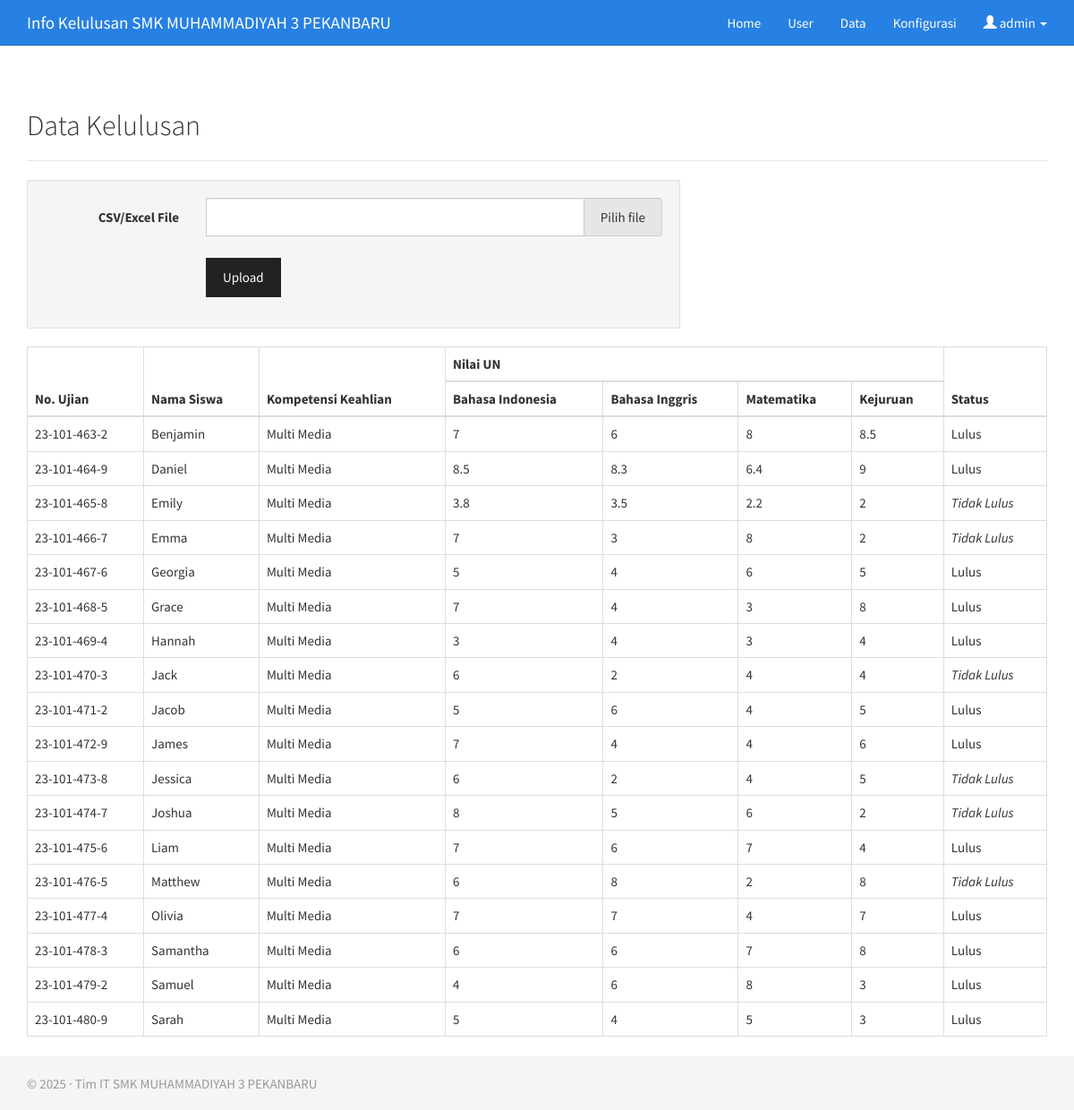
Screenshot of /admin/data.php (signed in) with the database file from the repository.
### tables this page shows
CREATE TABLE `un_konfigurasi` (
  `id` int(11) NOT NULL,
  `sekolah` varchar(255) NOT NULL,
  `tahun` year(4) NOT NULL,
  `tgl_pengumuman` datetime NOT NULL
);

CREATE TABLE `un_siswa` (
  `no_ujian` varchar(12) NOT NULL,
  `nama` varchar(50) NOT NULL,
  `komli` varchar(50) NOT NULL,
  `n_bin` double NOT NULL,
  `n_mat` double NOT NULL,
  `n_big` double NOT NULL,
  `n_kejuruan` double NOT NULL,
  `status` tinyint(4) NOT NULL
);

### admin/data.php (the view, shortened to what this page needs)
<?php
if(isset($_SESSION['logged']) && !empty($_SESSION['logged'])){
include "../database.php";
include '_header.php';
?>
<div class="container">
	<h2>Data Kelulusan</h2><hr>
	<div class="row col-sm-8">
		<form class="form-horizontal well" method="post" action="data_upload.php" enctype="multipart/form-data">
			<div class="form-group">
				<label for="importCsv" class="col-sm-3 control-label">CSV/Excel File</label>
				<div class="col-sm-9">
					<div class="fileinput fileinput-new input-group" data-provides="fileinput">
						<div class="form-control" data-trigger="fileinput">
						</div>
						<span class="input-group-addon btn btn-default btn-file">
							<span class="fileinput-new">Pilih file</span>
						</span>
					</div>
				</div>
			</div>
			<div class="form-group">
				<div class="col-sm-offset-3 col-sm-9">
					<button type="submit" name="submit" class="btn btn-default">Upload</button>
				</div>
			</div>
		</form>
	</div>
</div>
<div class="row">
	<div class="container">
		<table class="table table-bordered">
			<thead>
				<tr>
					<th rowspan="2">No. Ujian</th>
					<th rowspan="2">Nama Siswa</th>
					<th rowspan="2">Kompetensi Keahlian</th>
					<th colspan="4">Nilai UN</th>
					<th rowspan="2">Status</th>
				</tr>
				<tr>
					<th>Bahasa Indonesia</th>
					<th>Bahasa Inggris</th>
					<th>Matematika</th>
					<th>Kejuruan</th>
				</tr>
			</thead>
			<tbody>
			<?php
			$qsiswa = mysqli_query($db_conn,"SELECT * FROM un_siswa");
			if(mysqli_num_rows($qsiswa) > 0){
				while($data = mysqli_fetch_array($qsiswa)){
					echo '<tr>';
					echo '<td>'.$data['no_ujian'].'</td>';
					echo '<td>'.$data['nama'].'</td>';
					echo '<td>'.$data['komli'].'</td>';
					echo '<td>'.$data['n_bin'].'</td>';
					echo '<td>'.$data['n_big'].'</td>';
					echo '<td>'.$data['n_mat'].'</td>';
					echo '<td>'.$data['n_kejuruan'].'</td>';
					echo '<td>';
					echo ($data['status']==1) ? 'Lulus' : '<em>Tidak Lulus</em>';
					echo '</td>';
					echo '</tr>';
				}
			} else {
				echo '<tr><td colspan="8"><em>Belum ada data! Segera lakukan upload data.</em></td></tr>';
			}
			?>
			</tbody>
		</table>
	</div>
</div>
<?php
include '_footer.php';
} else {
	header('Location: ./login.php');
}
?>

### admin/_header.php (shortened to what this page needs)
<?php
if(isset($_SESSION['logged']) && !empty($_SESSION['logged'])){
	$que = mysqli_query($db_conn, "SELECT * FROM un_konfigurasi");
	$hsl = mysqli_fetch_array($que);
?>
<!DOCTYPE html>
<html>
<head>
    <link href="../css/bootstrap.min.css" rel="stylesheet">
    <link href="../css/jasny-bootstrap.min.css" rel="stylesheet">
</head>
<body>
    <nav class="navbar navbar-inverse navbar-static-top">
        <div class="container">
            <div class="navbar-header">
              <a class="navbar-brand" href="./">Info Kelulusan <?=$hsl['sekolah'] ?></a>
            </div>
            <div id="navbar" class="collapse navbar-collapse">
				<ul class="nav navbar-nav navbar-right">
					<li><a href="./">Home</a></li>
					<li><a href="user.php">User</a></li>
					<li><a href="data.php">Data</a></li>
					<li><a href="konfigurasi.php">Konfigurasi</a></li>
					<li class="dropdown">
							<a href="#" class="dropdown-toggle" data-toggle="dropdown" role="button" aria-expanded="true">
									<span class="glyphicon glyphicon-user" aria-hidden="true"></span> <?php echo $_SESSION['username']; ?> <span class="caret"></span>
							</a>
					</li>
				</ul>
		</div>
        </div>
    </nav>
<?php
} else {
	header('Location: ./login.php');
}
?>

### admin/_footer.php
<?php
if(isset($_SESSION['logged']) && !empty($_SESSION['logged'])){
?>
	<footer class="footer">
		<div class="container">
		<p class="text-muted">&copy; <?=$hsl['tahun'] ?> &middot; Tim IT <?=$hsl['sekolah'] ?></p>
		</div>
	</footer>
</body>
</html>
<?php
} else {
	header('Location: ./login.php');
}
?>

### admin/_header.php (style rules this page uses)
html { position: relative; min-height: 100%; }
body { margin-bottom: 60px; }
.footer { position: absolute; bottom: 0; width: 100%; height: 60px; background-color: #f5f5f5; }
body > .container { padding: 30px 15px 0; }
.container .text-muted { margin: 20px 0; }
.footer > .container { padding-right: 15px; padding-left: 15px; }

### rows the page displays
un_konfigurasi: sekolah "SMK MUHAMMADIYAH 3 PEKANBARU", tahun "2025"
un_siswa: no_ujian "23-101-463-2", nama "Benjamin", komli "Multi Media", n_bin "7", n_big "6", n_mat "8", n_kejuruan "8.5", status "Lulus"
un_siswa: no_ujian "23-101-464-9", nama "Daniel", komli "Multi Media", n_bin "8.5", n_big "8.3", n_mat "6.4", n_kejuruan "9", status "Lulus"
un_siswa: no_ujian "23-101-465-8", nama "Emily", komli "Multi Media", n_bin "3.8", n_big "3.5", n_mat "2.2", n_kejuruan "2", status "Tidak Lulus"
un_siswa: no_ujian "23-101-466-7", nama "Emma", komli "Multi Media", n_bin "7", n_big "3", n_mat "8", n_kejuruan "2", status "Tidak Lulus"
un_siswa: no_ujian "23-101-467-6", nama "Georgia", komli "Multi Media", n_bin "5", n_big "4", n_mat "6", n_kejuruan "5", status "Lulus"
un_siswa: no_ujian "23-101-468-5", nama "Grace", komli "Multi Media", n_bin "7", n_big "4", n_mat "3", n_kejuruan "8", status "Lulus"
un_siswa: no_ujian "23-101-469-4", nama "Hannah", komli "Multi Media", n_bin "3", n_big "4", n_mat "3", n_kejuruan "4", status "Lulus"
un_siswa: no_ujian "23-101-470-3", nama "Jack", komli "Multi Media", n_bin "6", n_big "2", n_mat "4", n_kejuruan "4", status "Tidak Lulus"
un_siswa: no_ujian "23-101-471-2", nama "Jacob", komli "Multi Media", n_bin "5", n_big "6", n_mat "4", n_kejuruan "5", status "Lulus"
un_siswa: no_ujian "23-101-472-9", nama "James", komli "Multi Media", n_bin "7", n_big "4", n_mat "4", n_kejuruan "6", status "Lulus"
un_siswa: no_ujian "23-101-473-8", nama "Jessica", komli "Multi Media", n_bin "6", n_big "2", n_mat "4", n_kejuruan "5", status "Tidak Lulus"
un_siswa: no_ujian "23-101-474-7", nama "Joshua", komli "Multi Media", n_bin "8", n_big "5", n_mat "6", n_kejuruan "2", status "Tidak Lulus"
un_siswa: no_ujian "23-101-475-6", nama "Liam", komli "Multi Media", n_bin "7", n_big "6", n_mat "7", n_kejuruan "4", status "Lulus"
un_siswa: no_ujian "23-101-476-5", nama "Matthew", komli "Multi Media", n_bin "6", n_big "8", n_mat "2", n_kejuruan "8", status "Tidak Lulus"
un_siswa: no_ujian "23-101-477-4", nama "Olivia", komli "Multi Media", n_bin "7", n_big "7", n_mat "4", n_kejuruan "7", status "Lulus"
un_siswa: no_ujian "23-101-478-3", nama "Samantha", komli "Multi Media", n_bin "6", n_big "6", n_mat "7", n_kejuruan "8", status "Lulus"
un_siswa: no_ujian "23-101-479-2", nama "Samuel", komli "Multi Media", n_bin "4", n_big "6", n_mat "8", n_kejuruan "3", status "Lulus"
un_siswa: no_ujian "23-101-480-9", nama "Sarah", komli "Multi Media", n_bin "5", n_big "4", n_mat "5", n_kejuruan "3", status "Lulus"

### other values shown
$_SESSION['username'] "admin"
